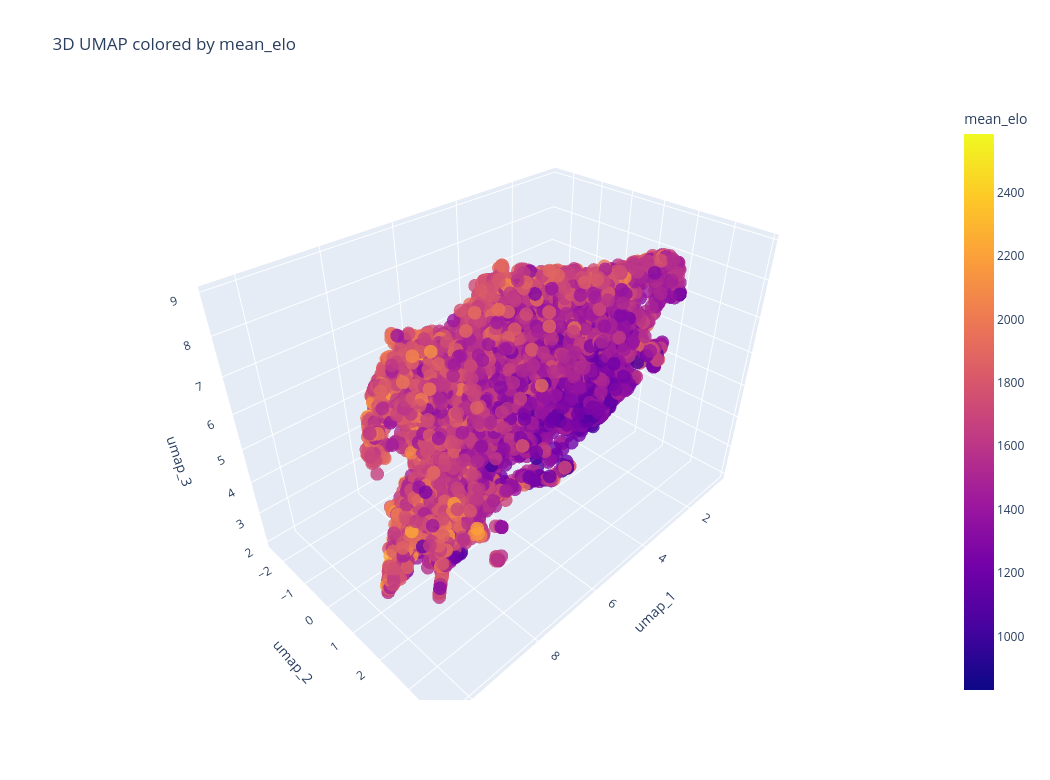

This figure's notebook cell:
### Code cell
fig = px.scatter_3d(
    embedding_df,
    x="umap_1",
    y="umap_2",
    z="umap_3",
    color=color_by,
    hover_data=["row_index"],
    opacity=0.8,
    title=f"3D UMAP colored by {color_by}",
    width=1050,
    height=780,
)

fig.show()

### Figure 1 — Plotly figure (JSON) as saved in the notebook; plotly's stock layout.template omitted (floating-point values rounded to 4 significant figures; data arrays with more than 128 entries replaced by an {"elided": "..."} marker saying what was removed)
{"data": [{"customdata": {"elided": "11855x1 int values"}, "hovertemplate": "umap_1=%{x}<br>umap_2=%{y}<br>umap_3=%{z}<br>row_index=%{customdata[0]}<br>mean_elo=%{marker.color}<extra></extra>", "legendgroup": "", "marker": {"color": {"elided": "11855 float values"}, "coloraxis": "coloraxis", "opacity": 0.8, "symbol": "circle"}, "mode": "markers", "name": "", "scene": "scene", "showlegend": false, "type": "scatter3d", "x": {"elided": "11855 float values"}, "y": {"elided": "11855 float values"}, "z": {"elided": "11855 float values"}}], "layout": {"coloraxis": {"colorbar": {"title": {"text": "mean_elo"}}, "colorscale": [[0, "#0d0887"], [0.1111, "#46039f"], [0.2222, "#7201a8"], [0.3333, "#9c179e"], [0.4444, "#bd3786"], [0.5556, "#d8576b"], [0.6667, "#ed7953"], [0.7778, "#fb9f3a"], [0.8889, "#fdca26"], [1, "#f0f921"]]}, "height": 780, "legend": {"tracegroupgap": 0}, "scene": {"domain": {"x": [0, 1], "y": [0, 1]}, "xaxis": {"title": {"text": "umap_1"}}, "yaxis": {"title": {"text": "umap_2"}}, "zaxis": {"title": {"text": "umap_3"}}}, "title": {"text": "3D UMAP colored by mean_elo"}, "width": 1050}}
